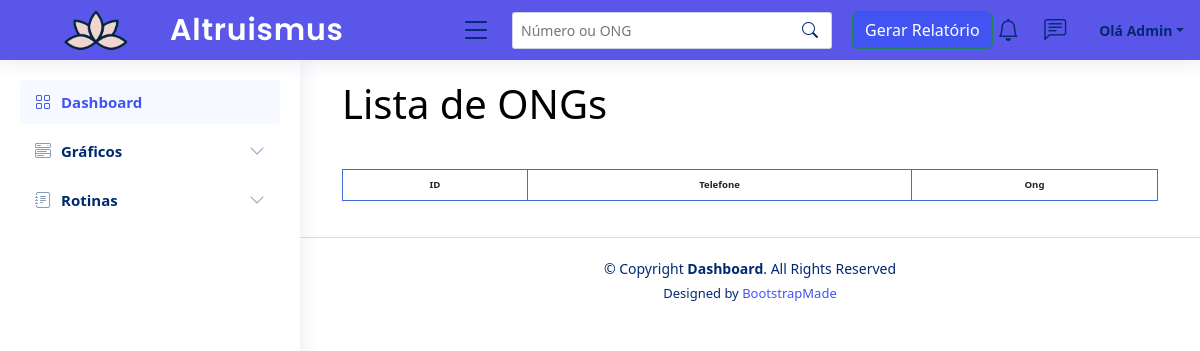
Before: /restrict/telefoneong-restrita.php with the older database file.
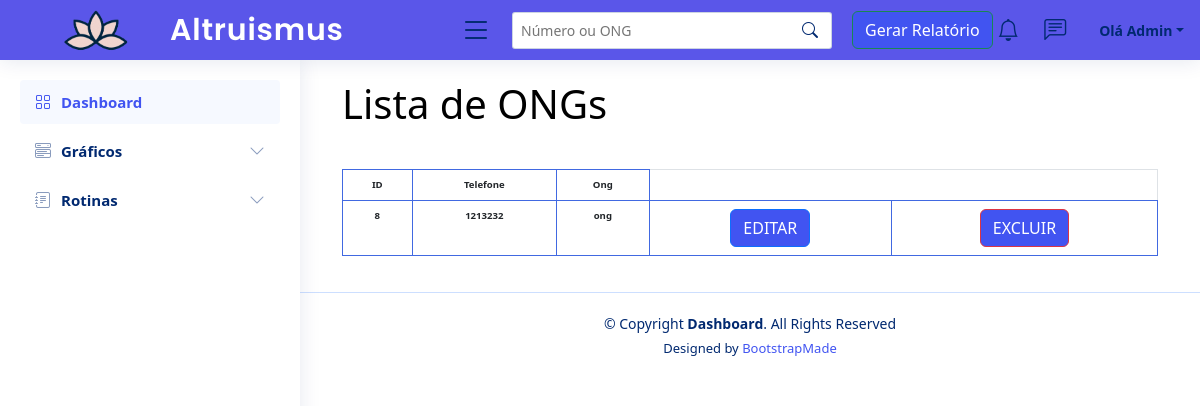
After: the same page with the newer database file.
### tables this page shows
CREATE TABLE `tbtelefoneong` (
  `idTelefoneOng` int(11) NOT NULL,
  `telefoneOng` varchar(40) DEFAULT NULL,
  `atividade` tinyint(1) NOT NULL,
  `idOng` int(11) NOT NULL
);

CREATE TABLE `tbong` (
  `idOng` int(11) NOT NULL,
  `nomeOng` varchar(60) NOT NULL,
  `emailOng` varchar(60) NOT NULL,
  `senhaOng` varchar(40) NOT NULL,
  `dataNascOng` date NOT NULL,
  `estadoOng` varchar(20) NOT NULL,
  `cidadeOng` varchar(50) NOT NULL,
  `bairroOng` varchar(60) NOT NULL,
  `ruaOng` varchar(60) NOT NULL,
  `complementoOng` varchar(15) NOT NULL,
  `lugradouroOng` varchar(40) NOT NULL,
  `cepOng` char(8) NOT NULL,
  `atividade` tinyint(1) NOT NULL
);

### model/TelefoneOng.php (called while the page is built, shortened)
<?php
    class TelefoneOng{
        public function listar(){
            $conexao = Conexao::conectar();
            $querySelect = "SELECT idtelefoneong,telefoneong,nomeong
                            FROM tbtelefoneong
                            INNER JOIN tbong ON tbong.idong = tbtelefoneong.idong
                            WHERE tbtelefoneong.atividade <> 0";
            $resultado = $conexao->query($querySelect);
            $lista = $resultado->fetchAll();
            return $lista;
        }
}
?>

### restrict/telefoneong-restrita.php (the view, shortened to what the changed rows need)
<?php
require_once("../model/TelefoneOng.php");
try {
  $telefoneOng = new TelefoneOng();
  $listafoneong = $telefoneOng->listar();
} catch (Exception $e) {
  echo $e->getMessage();
}
?>
<!DOCTYPE html>
<html lang="en">
<head>
  <link href="./Dashboard/assets/vendor/bootstrap/css/bootstrap.min.css" rel="stylesheet">
  <link href="./Dashboard/assets/vendor/bootstrap-icons/bootstrap-icons.css" rel="stylesheet">
  <link href="./Dashboard/assets/vendor/boxicons/css/boxicons.min.css" rel="stylesheet">
  <link href="./Dashboard/assets/vendor/quill/quill.snow.css" rel="stylesheet">
  <link href="./Dashboard/assets/vendor/quill/quill.bubble.css" rel="stylesheet">
  <link href="./Dashboard/assets/vendor/remixicon/remixicon.css" rel="stylesheet">
  <link href="./Dashboard/assets/vendor/simple-datatables/style.css" rel="stylesheet">
  <link href="./Dashboard/assets/css/style.css" rel="stylesheet">
</head>
<body>
  <header id="header" style="background-color: #5A56E9;" class="header fixed-top d-flex align-items-center">
    <div class="d-flex align-items-center justify-content-between">
      <a href="Dashboard/index.php" class="logo d-flex align-items-center">
        <h1 style="color: white;" class="logo">Altruismus</h1>
      </a>
    </div>
  </header>
  <main id="main" class="main">
    <div class="container-fluid">
      <div id="container">
        <h1>Lista de ONGs</h1>
        <table class="table" style="margin-top: 5%;">
          <thead class="thead-dark">
            <tr>
              <th>ID</th>
              <th>Telefone</th>
              <th>Ong</th>
            </tr>
          </thead>
          <tbody>
            <?php foreach ($listafoneong as $key => $listar) { ?>
              <tr>
                <td><?php echo $idTelefoneOng = $listar['idtelefoneong'] ?></td>
                <td><?php echo $telefoneOng = $listar['telefoneong'] ?></td>
                <td><?php echo $nomeOng = $listar['nomeong'] ?></td>
                <div>
                  <td>
                    <button class="btn btn-primary" data-bs-toggle="modal" data-bs-target="#editar" name="editar" id="editar" data-whatever="<?php echo $idTelefoneOng ?>" data-whatevertelefone="<?php echo $telefoneOng ?>" data-whateverong="<?php echo $nomeOng ?>">EDITAR</button>
                  </td>
                  <td>
                    <button data-bs-toggle="modal" data-bs-target="#excluir" data-whatever="<?php echo $idTelefoneOng ?>" class="btn btn-danger">EXCLUIR</button>
                  </td>
                <?php } ?>
                </div>
      </div>
    </div>
  </main>
</body>
</html>

Changed rows visible on the page:
added tbtelefoneong: idTelefoneOng "8", telefoneOng "1213232", idOng.nomeOng "ong"
